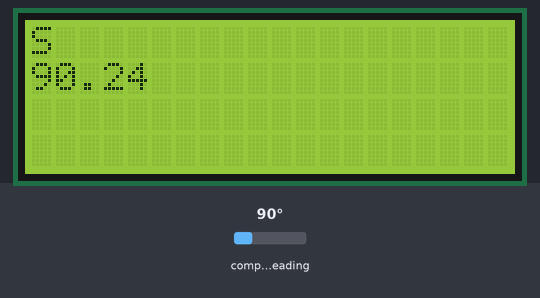
Bench run of a sketch on a simulated STM32 Blue Pill. Parts: 20×4 character LCD. Wiring (inferred from the names in the program): CMPS compass at I2C address 0x60. Inputs (shaded band) come from the test bench; at power-on: compass heading 90°. What the sketch prints to the serial monitor is not drawn.

Above: at 1.2 s.
1.3 s: compass heading set to 7°
At 2.0 s:
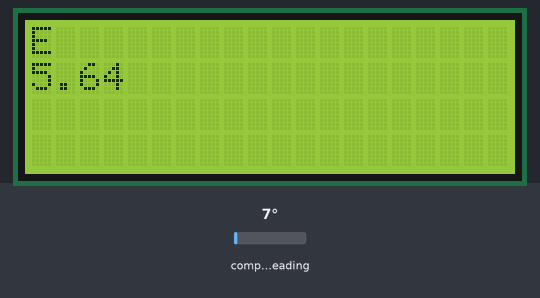
2.8 s: compass heading set to 180°
At 3.9 s:
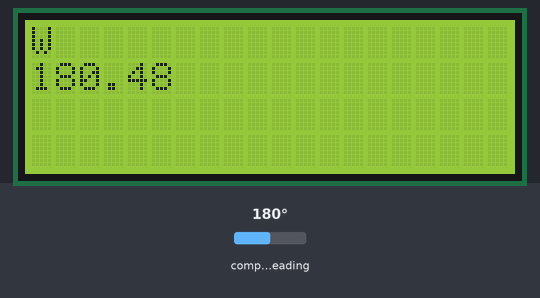
4.3 s: compass heading set to 269°
At 4.6 s:
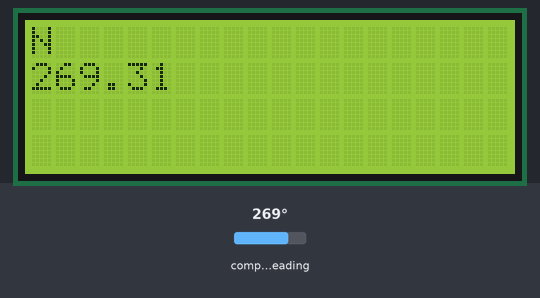
5.8 s: compass heading set to 245°
At 6.7 s:
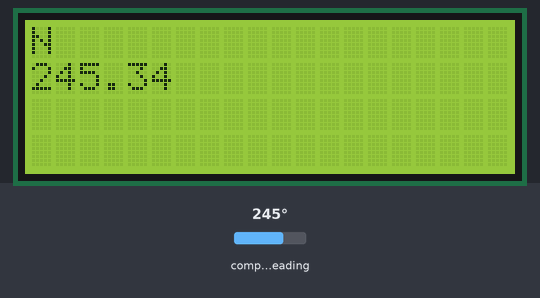
7.3 s: compass heading set to 235°
At 8.5 s:
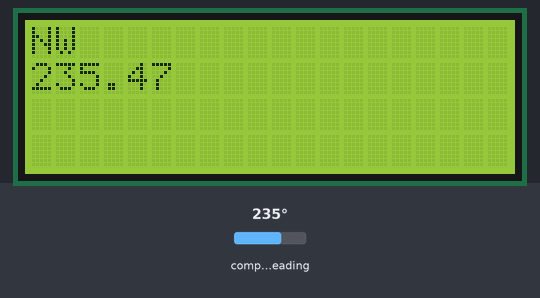
8.8 s: compass heading set to 352°
At 9.5 s:
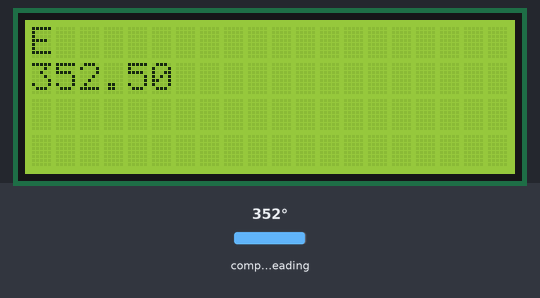
Timing chart, 0 to 11.8 s (numbered marks = the images above; inputs shaded):
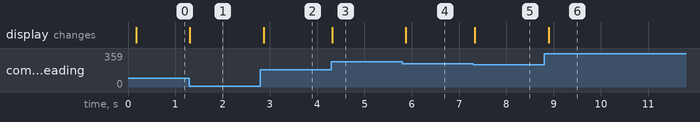

Measured:
- the behaviour switches between 242 and 241° on compass heading (found by bisection; images 4 and 5)
- after the input at 1.3 s, the display: changes at once (image 1)
- after the input at 2.8 s, the display: changes after 0.07 s (image 2)
- after the input at 4.3 s, the display: changes at once (image 3)
- after the input at 5.8 s, the display: changes after 0.08 s (image 4)
- after the input at 7.3 s, the display: changes at once (image 5)
- after the input at 8.8 s, the display: changes after 0.09 s (image 6)

The sketch:

compass.ino
```cpp
#include <LiquidCrystal.h>
#include <Wire.h>
#define CMPS14_address 0x60
#define Motor_forward         0
#define Motor_return          1
#define Motor_L_dir_pin       7
#define Motor_R_dir_pin       8
#define Motor_L_pwm_pin       9
#define Motor_R_pwm_pin       10
#define Encoder_PA1           23
#define Encoder_PA2           24
#define Encoder_Int5          3
#define Encoder_INT4          2
const int rs = 52, en = 53, d4 = 50, d5 = 51, d6 = 49, d7 = 48;
LiquidCrystal lcd(rs, en, d4, d5, d6, d7);
int analogPin1 = A0;   // potentiometer connected to analog pin 0
int analogPin2 = A1;
int val1, val2, pwm_R, pwm_L;
int st_Y = 503;
int st_X = 496;
int left_count = 0;
int right_count = 0;
const byte buttonPin = 19;
bool isOn = true;
void interrut(){
  if (isOn){
    isOn = false;
  }
  else if (!isOn){
    isOn = true;
  }
}
void l_rising(){
  left_count +=1;
}
void r_rising(){
  right_count +=1;
}
void setup() {
  pinMode(Encoder_INT4, INPUT);
  pinMode(Encoder_Int5, INPUT);
  Wire.begin();
  pinMode(buttonPin, INPUT);
  Serial.begin(9600);
  lcd.begin(20, 4);
}
void loop() {
  lcd.clear();
  float lol;
  lcd.setCursor(0, 0);
    Wire.requestFrom(CMPS14_address, 1, true);
    Wire.beginTransmission(CMPS14_address);
    Wire.write(1);
    Wire.endTransmission(false);
    if (Wire.available() >= 1)
    {
      byte raw = Wire.read();
      lol = 0;
      lol = raw*1.41;
    }
if(lol >= 242.0 && lol < 287.0){
lcd.print("N");
}else if(lol>=287.0 && lol < 332.0){
lcd.print("NE");
}else if(lol >= 332.0 || (lol >= 0.0 && lol < 17.0)){
lcd.print("E");
}else if(lol>=17.0 && lol < 63.0){
lcd.print("SE");
}else if(lol>63.0 && lol < 107.0){
lcd.print("S");
}else if(lol >= 107.0 && lol < 152.0){
lcd.print("SW");
}else if(lol >= 152.0 && lol < 197.0){
lcd.print("W");
}else if(lol >= 197.0 && lol < 242.0){
lcd.print("NW");
}
      lcd.setCursor(0, 1);
      lcd.println(lol);
      Serial.println(lol);
    delay(100);
  }
```
